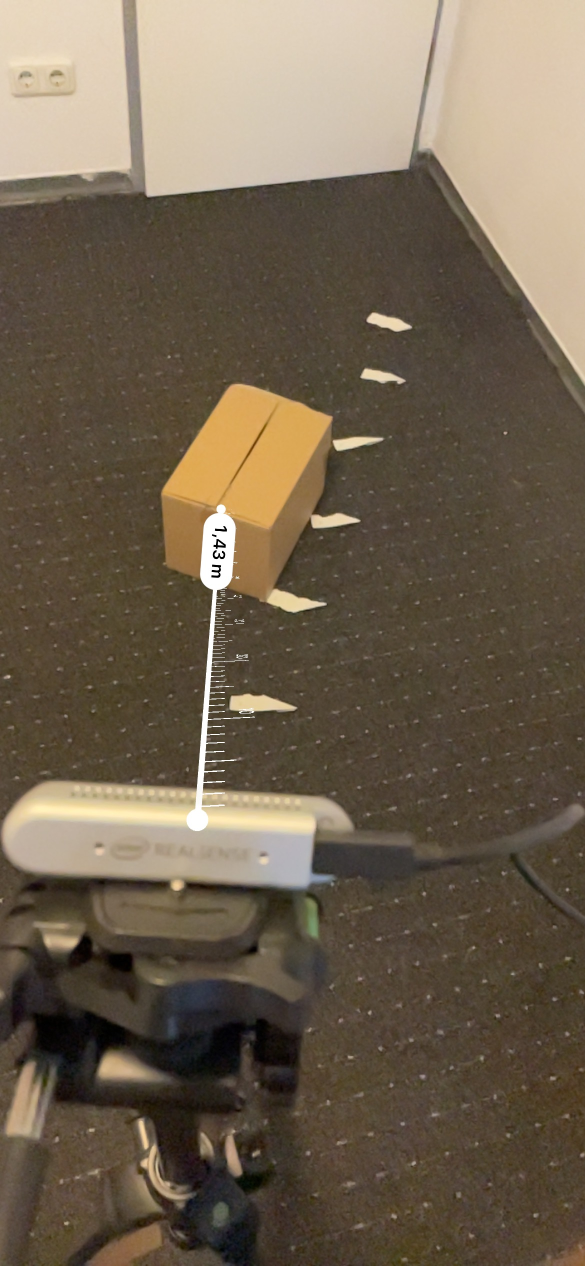
#> input picture DataTestReults/LabTest/Materials/distance_2_1_43_m.JPG, 1170 x 2532 px, given in place of savedImage.jpg, which was not available (shown at 1/2 size)
$ python open_cv_3.py
#> lines starting #> are read from the running program, lines starting #| are printed output that depends on the picture; after the words box and inside, x2 and y2 are one past the last pixel; in counts of white or black regions, pixels touching at a corner belong together; pictures that were not available may be replaced by others from this repository, and a replacement may not be noted
import cv2
import numpy as np
import math

# [5 lines of commented-out code are left out]

from datetime import datetime

now = datetime.now()

current_time = now.strftime("%H:%M:%S")


cap = cv2.imread("savedImage.jpg")
#> cap is the input picture: shape (2532, 1170, 3); mean B, G, R 79, 97.6, 111.5

def nothing(x):
  pass

# create slider
cv2.namedWindow("Trackbars")
hh='Max'
hl='Min'
wnd = 'Colorbars'

cv2.createTrackbar("threshold", "Trackbars", 150, 255, nothing)
cv2.createTrackbar("Houghlines", "Trackbars", 255, 255, nothing)


while True:
    # ret, frame = cap.read()

    frame = cv2.imread("savedImage.jpg")
    cv2.imshow("aaaaa", frame)
    key = cv2.waitKey(3)
#> (key Esc is pressed here)
    scale_percent = 100 # percent of original size
    width = int(frame.shape[1] * scale_percent / 100)
#> width = 1170
    height = int(frame.shape[0] * scale_percent / 100)
#> height = 2532
    dim = (width, height)
#> dim = (1170, 2532)

    # resize image
    frame = cv2.resize(frame, dim, interpolation = cv2.INTER_AREA)

    # create sliders for variables
    l_v = cv2.getTrackbarPos("threshold", "Trackbars")
    u_v = cv2.getTrackbarPos("Houghlines", "Trackbars")

    #convert frame to Black and White
    bw = cv2.cvtColor(frame, cv2.COLOR_BGR2GRAY)
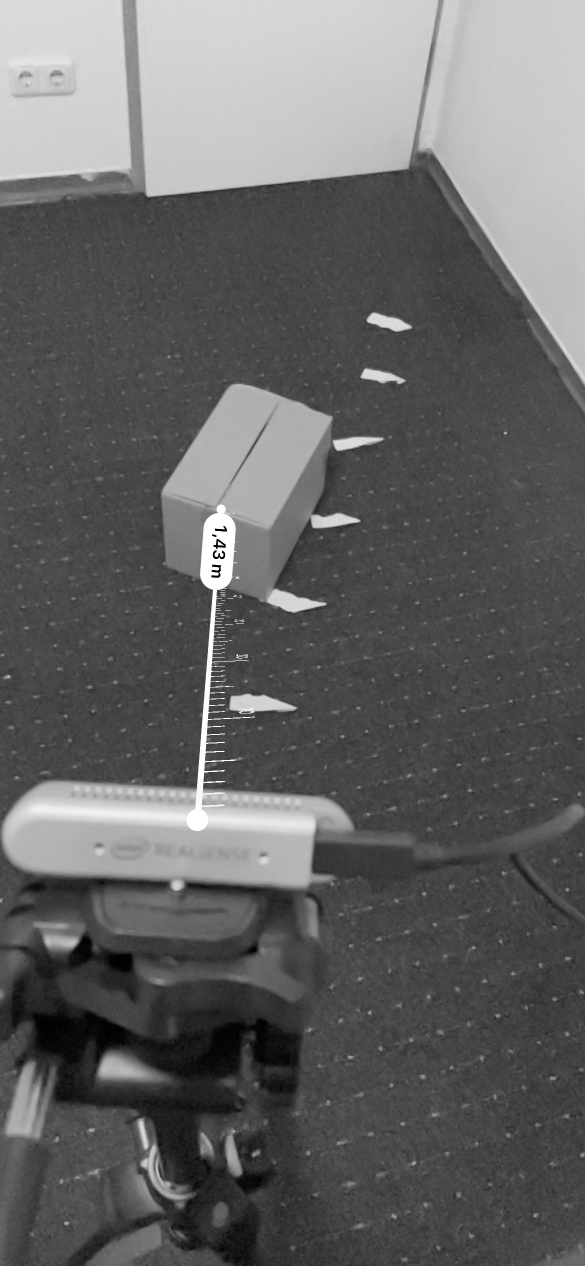
#> bw: shape (2532, 1170) (shown at 1/2 size); min 0, max 255, mean 99.7

    #convert Black and White to binary image
    ret,thresh4 = cv2.threshold(bw,l_v,255,cv2.THRESH_BINARY)
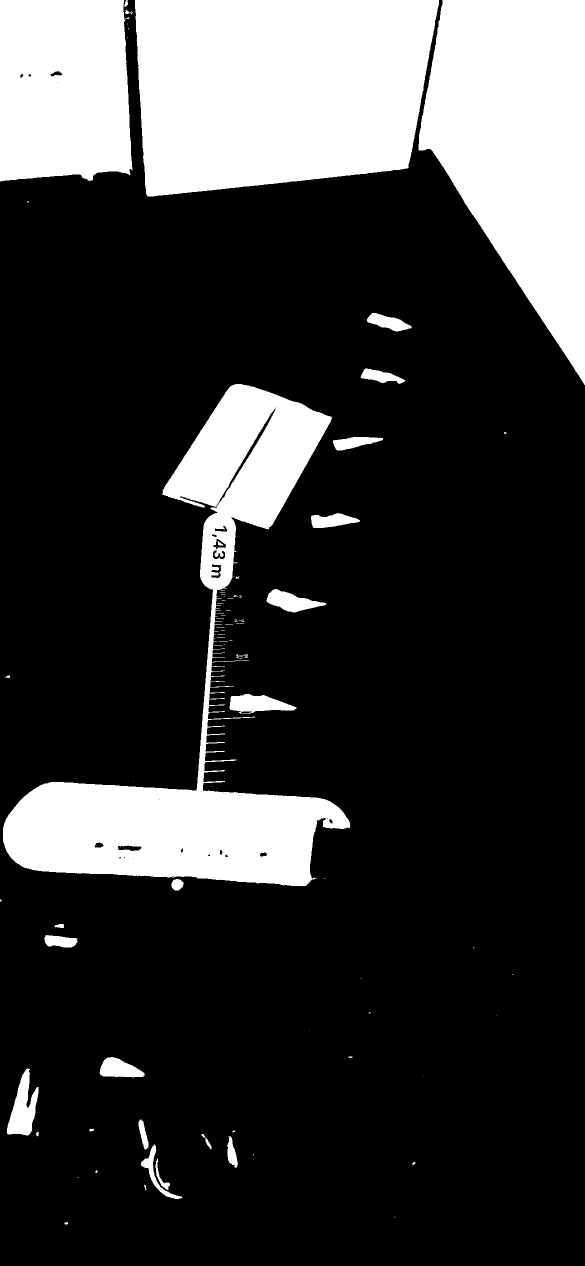
#> thresh4: shape (2532, 1170) (shown at 1/2 size); 22.5% white; 92 white regions (60 under 20 px)
#> ret = 150

    #find the contours in thresh4
    contours, hierarchy = cv2.findContours(thresh4, cv2.RETR_LIST, cv2.CHAIN_APPROX_NONE)
#> contours = 127 contours, 84 with area under 20; largest, box (x1, y1, x2, y2) and area: (270, 0, 878, 393) 206390, (6, 768, 701, 1773) 178204, (837, 0, 1170, 770) 164734, (0, 0, 265, 363) 89458, (14, 2137, 78, 2271) 4310
    # cv2.drawContours(frame, contours, -1, (0, 255, 0), 3)
    #calculate with contour
    for contour in contours:

        #calculate area and moment of each contour
        area = cv2.contourArea(contour)
        M = cv2.moments(contour)

        if M["m00"] > 0:
            cX = int(M["m10"] / M["m00"])
            cY = int(M["m01"] / M["m00"])

        print(area)
        #Use contour if size is bigger then 1000 and smaller then 50000
        if area > 1000:
            if area <50000:
                approx = cv2.approxPolyDP(contour, 0.001*cv2.arcLength(contour, True), True)
                #draw contour
                cv2.drawContours(frame, contour, -1, (0, 255, 0), 3)
                #draw circle on center of contour
                cv2.circle(frame, (cX, cY), 7, (255, 255, 255), -1)
                perimeter = cv2.arcLength(contour,True)
                approx = cv2.approxPolyDP(contour, 0.04 * perimeter, True)
                #fit elipse
                _ ,_ ,angle = cv2.fitEllipse(contour)
                P1x = cX
                P1y = cY
                length = 35
                # angle =0

                #calculate vector line at angle of bounding box
                P2x = int(P1x + length * math.cos(math.radians(angle)))
                P2y = int(P1y + length * math.sin(math.radians(angle)))
                 #draw vector line
                cv2.line(frame,(cX, cY),(P2x,P2y),(255,255,255),5)

                #output center of contour
                print  (P1x , P2y, angle)
                # a = "(" +str(P1x)+", "+str(P2y)+ ", "+ str(round(angle))+ ")"
                a = str(round(angle))
                #detect bounding box
                rect = cv2.minAreaRect(contour)
                box = cv2.boxPoints(rect)
                box = np.int0(box)
                #draw bounding box
                cv2.drawContours(frame, [box],0,(0,0,255),2)
                cv2.putText(frame, a,  (P1x, P2y-50), cv2.FONT_HERSHEY_SIMPLEX, 0.9, (0,0,0), 2)

                #Detect Hull
                hull = cv2.convexHull(contour)
#> this loop made 127 passes
#> (area, cX, cY, perimeter, angle, P1x, P1y) on passes 18, 19, 86, 98, 104, 106, 109: (4310.5, 45, 2217, 438.8, 10.46, 45, 2217), (2345, 237, 2137, 227.7, 99.84, 237, 2137), (2726, 581, 1202, 286, 101.1, 581, 1202), (1787, 663, 1041, 233.1, 86.39, 663, 1041), (1504.5, 707, 884, 230, 81.47, 707, 884), (1241, 497, 906, 477.6, 30.93, 497, 906), (1351.5, 760, 752, 212.6, 100.4, 760, 752)
#> (area, cX, cY, perimeter, angle, P1x, P1y, P2x) on passes 9, 27, 50: (1298.5, 310, 2346, 330.1, 120.2, 310, 2346, 292), (1158, 120, 1882, 164.9, 94.95, 120, 1882, 116), (3241, 513, 1407, 322, 92.63, 513, 1407, 511)
#| 19.0
#| 0.5
#| 14.0
#| 0.0
#| 12.0
#| 15.0
#| 321.0
#| 1.0
#> (further printed lines are left out)
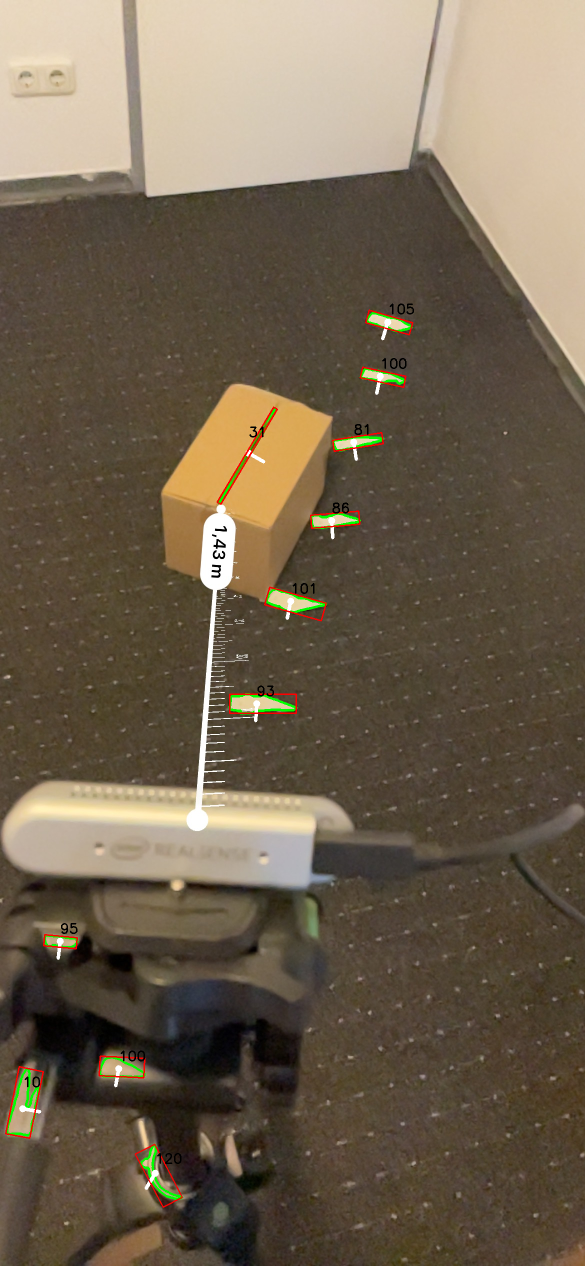
#> frame: shape (2532, 1170, 3) (shown at 1/2 size); 0.86% of pixels changed, all inside (x1, y1, x2, y2) = (10, 607, 828, 2416)
                #draw line
                #img_hull = cv2.drawContours(frame,[hull],0,(0,0,255),2)


      #print (angle)
    #    print (p)

    cv2.imshow("Frame", thresh4)
    key = cv2.waitKey(1)
#> (key Esc is pressed here)
    cv2.imwrite('thresh4.png', thresh4)
    key = cv2.waitKey(1)
#> (key Esc is pressed here)
    cv2.imshow("bw2", frame)
    key = cv2.waitKey(1)
#> (key Esc is pressed here)


    cv2.imwrite("12345.png",frame)
    key = cv2.waitKey(1)
#> (key Esc is pressed here)
    key = cv2.waitKey(1)
#> (key Esc is pressed here)
    #if key == 27:
     #   break
    break
    #cap.release()
    # cv2.destroyAllWindows()

$ run again, on DataTestReults/LabTest/Materials/distance_3_2_08_m.JPG
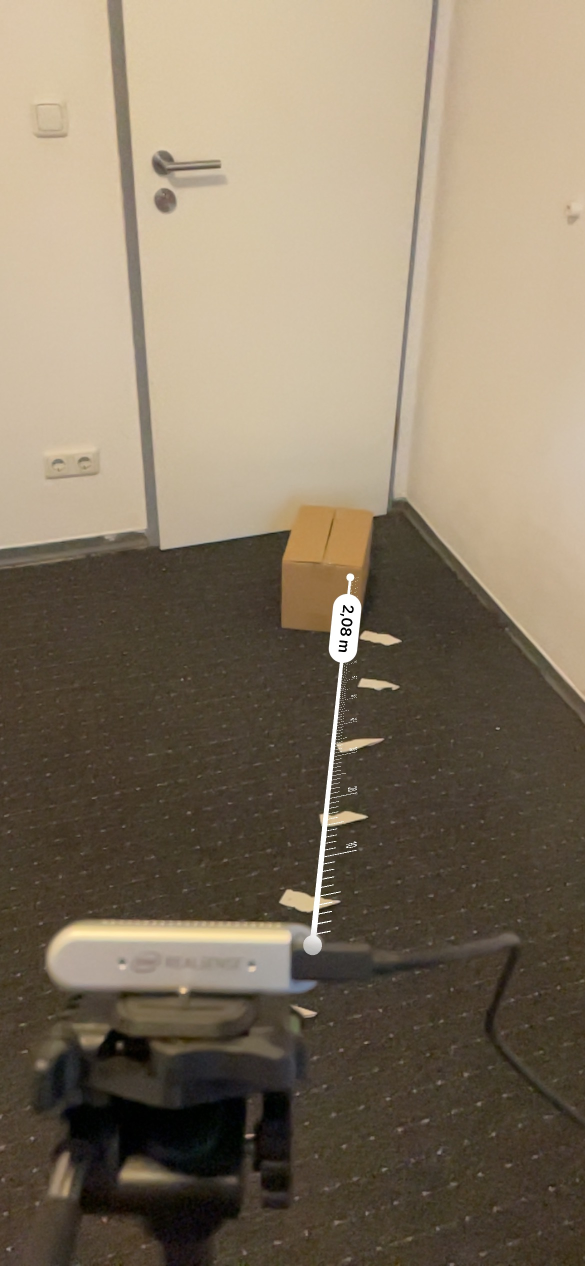
#> input picture DataTestReults/LabTest/Materials/distance_3_2_08_m.JPG, 1170 x 2532 px, given in place of savedImage.jpg, which was not available (shown at 1/2 size)
#> cap is the input picture: shape (2532, 1170, 3); mean B, G, R 98.6, 118.7, 132.4
#> `ret,thresh4 = cv2.threshold(bw,l_v,255,cv2.THRESH_BINARY)`:
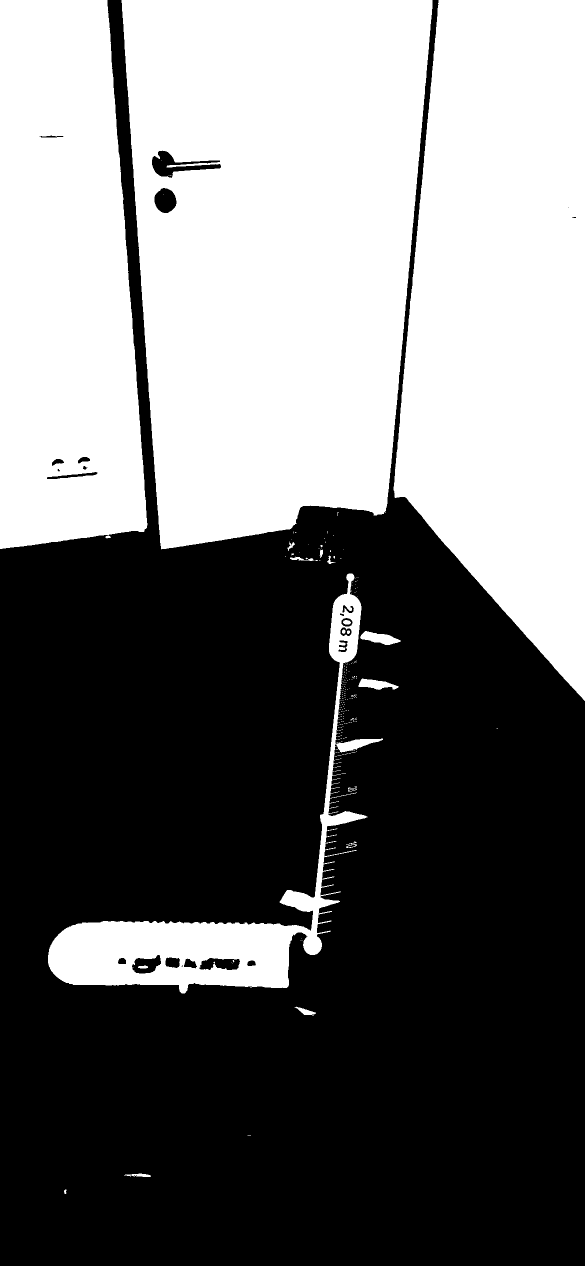
#> thresh4: shape (2532, 1170) (shown at 1/2 size); 44.9% white; 218 white regions (196 under 20 px)
#> ret = 150
#> contours = 245 contours, 204 with area under 20; largest, box (x1, y1, x2, y2) and area: (243, 0, 865, 1099) 566696, (787, 0, 1170, 1402) 409626, (0, 0, 295, 1098) 275016, (96, 1147, 735, 1987) 76322, (303, 300, 443, 357) 3217
#> the loop `for contour in contours:` made 245 passes
#> (area, cX, cY, perimeter, angle, P1x, P1y) on passes 51, 178, 241: (1130, 710, 1488, 237.5, 78.42, 710, 1488), (1167, 758, 1276, 186.7, 100.5, 758, 1276), (3217, 355, 329, 599.1, 89.72, 355, 329)
#> (printed output is left out)
#> after the loop `for contour in contours:`:
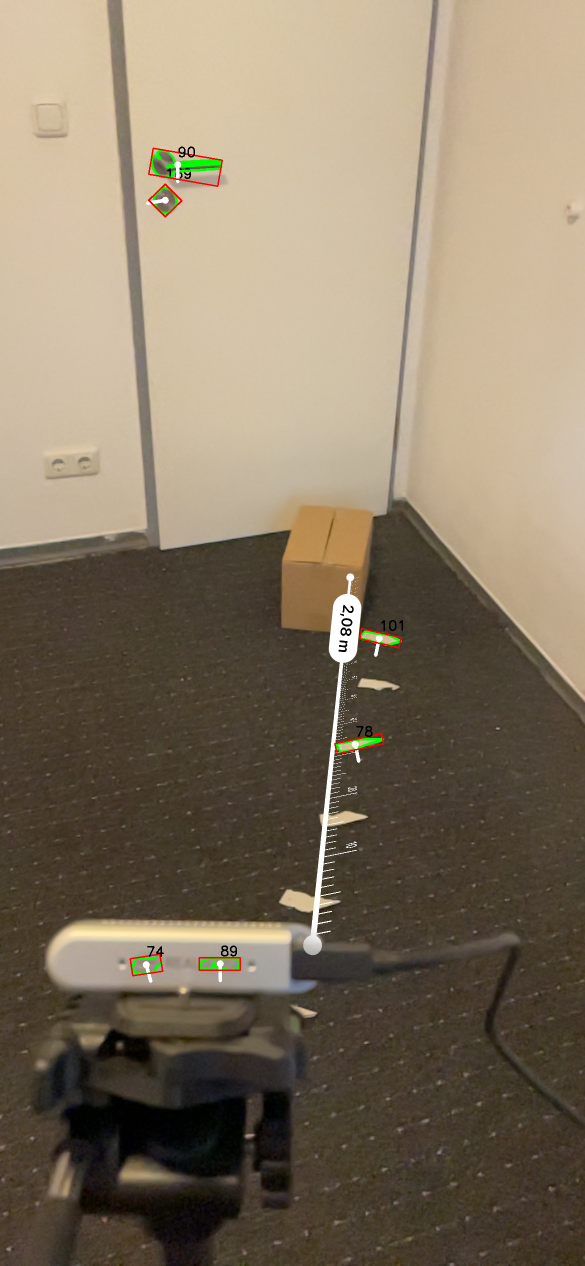
#> frame: shape (2532, 1170, 3) (shown at 1/2 size); 0.43% of pixels changed, all inside (x1, y1, x2, y2) = (259, 293, 806, 1966)

$ run again, on DataTestReults/LabTest/Materials/distance_calculate.JPG
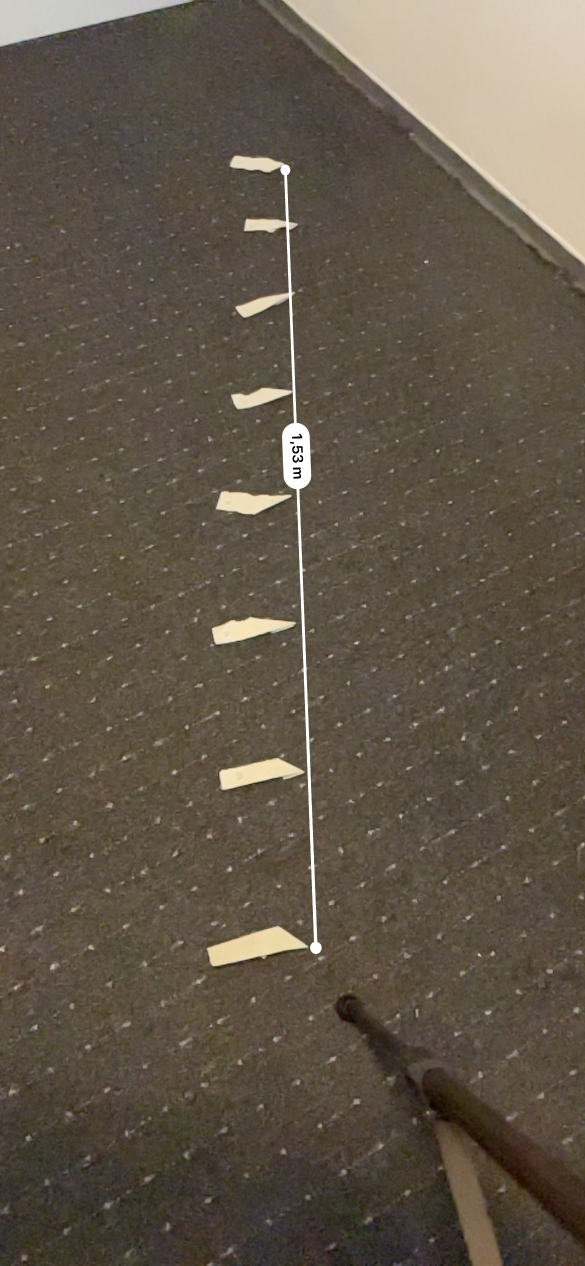
#> input picture DataTestReults/LabTest/Materials/distance_calculate.JPG, 1170 x 2532 px, given in place of savedImage.jpg, which was not available (shown at 1/2 size)
#> cap is the input picture: shape (2532, 1170, 3); mean B, G, R 72.1, 86.2, 96.3
#> `ret,thresh4 = cv2.threshold(bw,l_v,255,cv2.THRESH_BINARY)`:
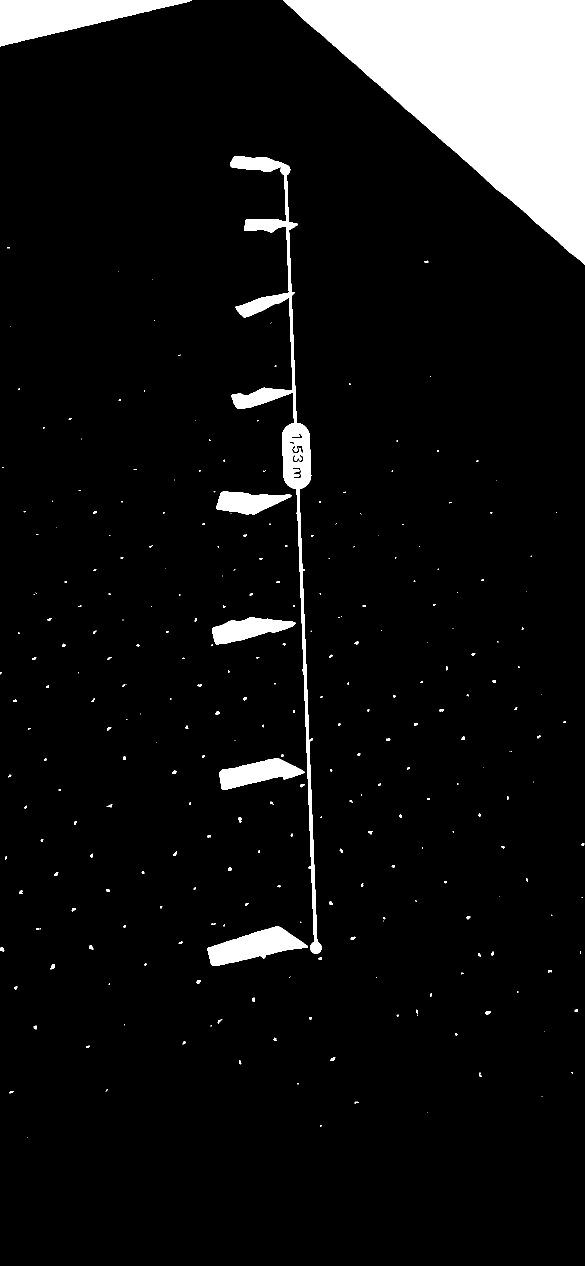
#> thresh4: shape (2532, 1170) (shown at 1/2 size); 7.8% white; 287 white regions (185 under 20 px)
#> ret = 150
#> contours = 294 contours, 238 with area under 20; largest, box (x1, y1, x2, y2) and area: (566, 0, 1170, 530) 160407, (460, 312, 643, 1908) 23045, (0, 0, 384, 93) 17715, (414, 1852, 616, 1932) 7953, (439, 1516, 609, 1580) 5639
#> the loop `for contour in contours:` made 294 passes
#> (area, cX, cY, perimeter, angle, P1x, P1y) on pass 52: (7953, 507, 1892, 489.2, 77.55, 507, 1892)
#> (printed output is left out)
#> after the loop `for contour in contours:`:
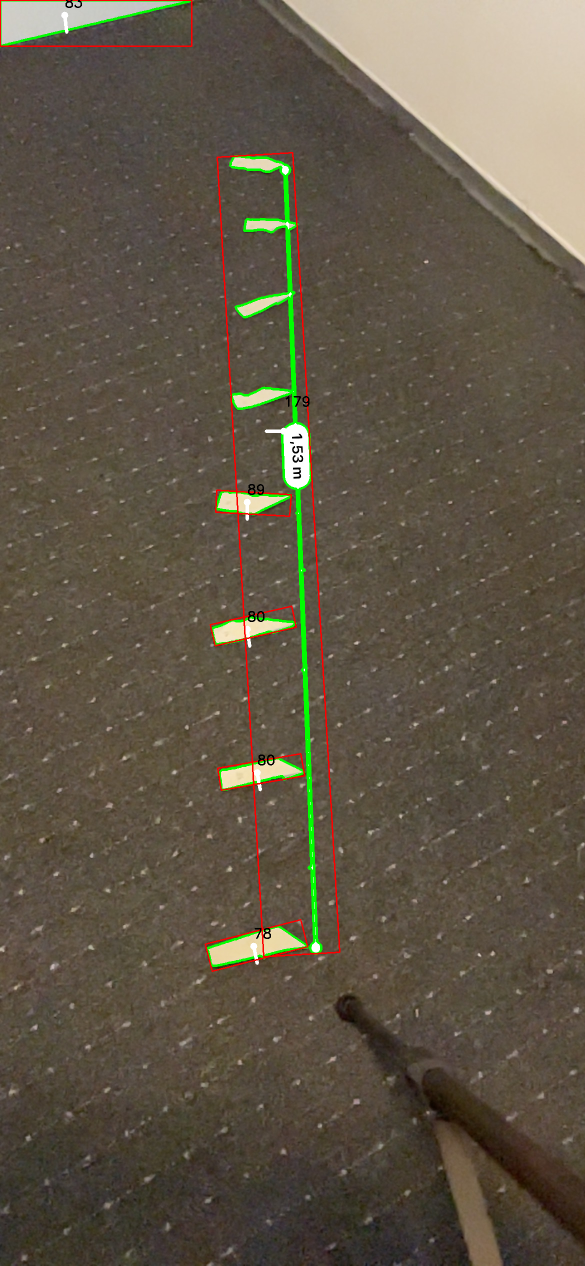
#> frame: shape (2532, 1170, 3) (shown at 1/2 size); 1.65% of pixels changed, all inside (x1, y1, x2, y2) = (0, 0, 681, 1944)
